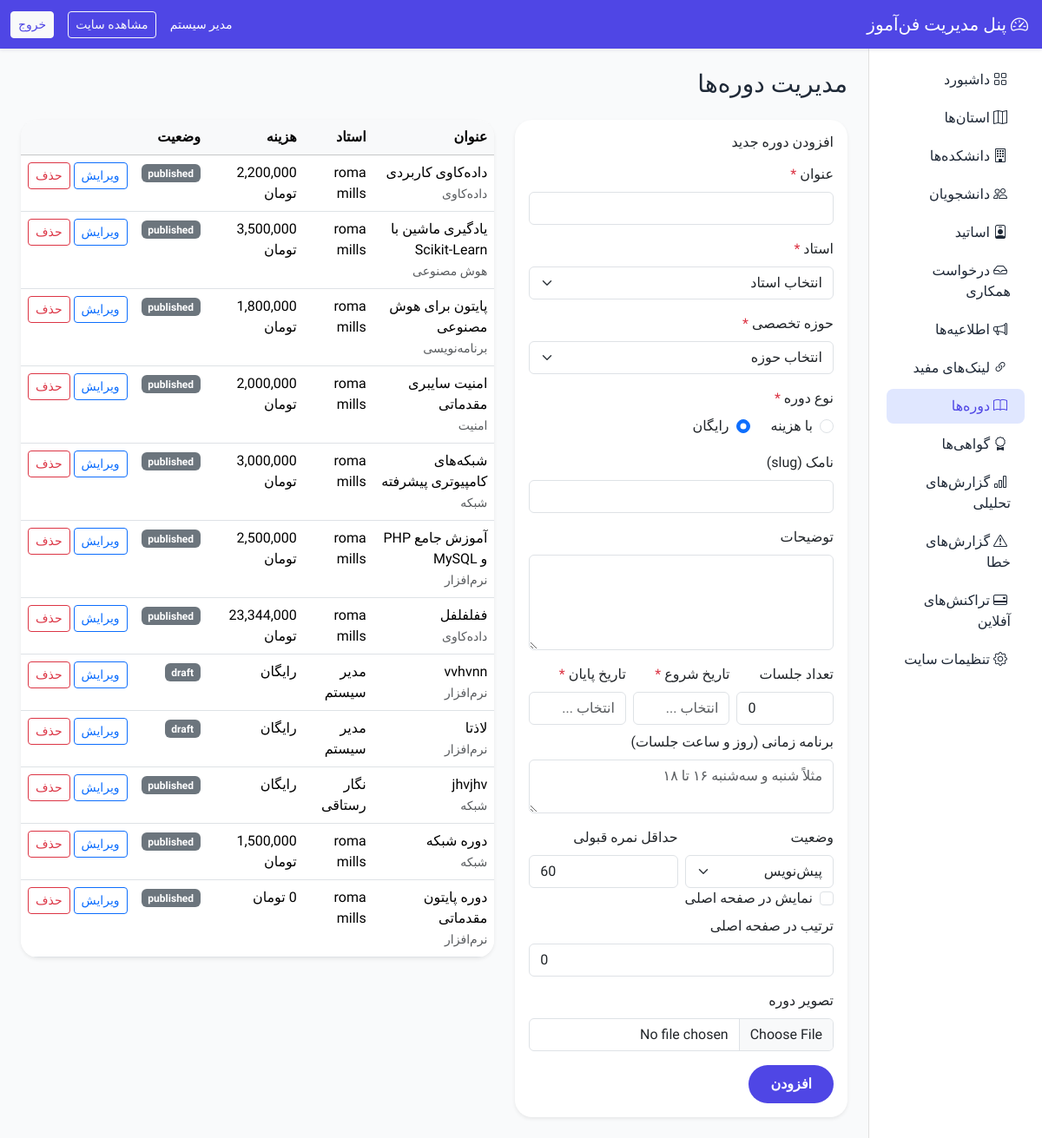
Page /admin/courses.php (signed in) on the earlier database version.
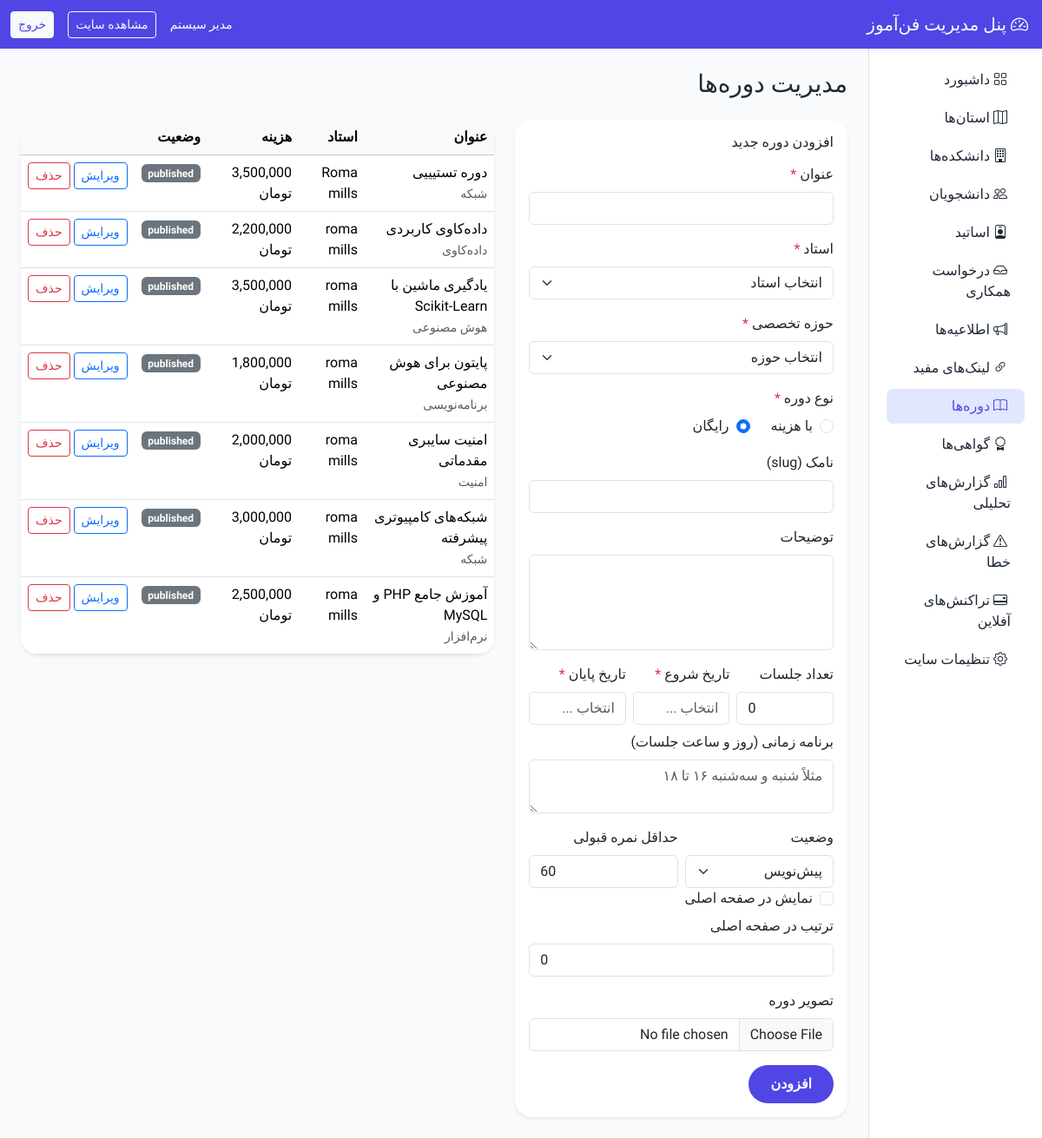
Same page on the later database version.
### tables this page shows
CREATE TABLE `courses` (
  `id` int(10) UNSIGNED NOT NULL,
  `teacher_id` int(10) UNSIGNED DEFAULT NULL,
  `category_id` int(10) UNSIGNED DEFAULT NULL,
  `province_id` int(10) UNSIGNED DEFAULT NULL,
  `institution_id` int(10) UNSIGNED DEFAULT NULL,
  `title` varchar(255) NOT NULL,
  `slug` varchar(255) NOT NULL,
  `description` text DEFAULT NULL,
  `image` varchar(255) DEFAULT NULL,
  `price` decimal(12,0) NOT NULL DEFAULT 0,
  `is_paid` tinyint(1) NOT NULL DEFAULT 0,
  `min_pass_grade` decimal(5,2) NOT NULL DEFAULT 60.00,
  `session_count` int(10) UNSIGNED NOT NULL DEFAULT 0,
  `duration_hours` int(10) UNSIGNED DEFAULT 0,
  `session_duration_minutes` int(10) UNSIGNED DEFAULT 90,
  `session_days` varchar(100) DEFAULT NULL,
  `start_date` date DEFAULT NULL,
  `end_date` date DEFAULT NULL,
  `schedule_notes` text DEFAULT NULL,
  `status` enum('draft','published','archived','disabled') NOT NULL DEFAULT 'draft',
  `featured_on_home` tinyint(1) NOT NULL DEFAULT 0,
  `home_sort_order` int(11) NOT NULL DEFAULT 0,
  `created_at` timestamp NOT NULL DEFAULT current_timestamp(),
  `updated_at` timestamp NOT NULL DEFAULT current_timestamp() ON UPDATE current_timestamp()
);

CREATE TABLE `course_categories` (
  `id` int(10) UNSIGNED NOT NULL,
  `name` varchar(100) NOT NULL,
  `slug` varchar(100) NOT NULL,
  `is_active` tinyint(1) NOT NULL DEFAULT 1,
  `sort_order` int(11) NOT NULL DEFAULT 0
);

CREATE TABLE `users` (
  `id` int(10) UNSIGNED NOT NULL,
  `role` enum('admin','teacher','student') NOT NULL,
  `username` varchar(100) DEFAULT NULL,
  `email` varchar(150) DEFAULT NULL,
  `password_hash` varchar(255) NOT NULL,
  `full_name` varchar(200) NOT NULL,
  `phone` varchar(20) DEFAULT NULL,
  `province_id` int(10) UNSIGNED DEFAULT NULL,
  `institution_id` int(10) UNSIGNED DEFAULT NULL,
  `student_code` varchar(50) DEFAULT NULL,
  `education_level` varchar(50) DEFAULT NULL,
  `national_id` varchar(10) DEFAULT NULL,
  `teacher_status` enum('none','pending','approved','rejected') NOT NULL DEFAULT 'none',
  `first_login_done` tinyint(1) NOT NULL DEFAULT 0,
  `is_active` tinyint(1) NOT NULL DEFAULT 1,
  `created_at` timestamp NOT NULL DEFAULT current_timestamp(),
  `updated_at` timestamp NOT NULL DEFAULT current_timestamp() ON UPDATE current_timestamp()
);

### includes/db.php (called while the page is built, shortened)
<?php
function db(): PDO
{
    static $pdo = null;
    if ($pdo instanceof PDO) {
        return $pdo;
    }
    global $configDb;
    $dsn = sprintf(
        'mysql:host=%s;port=%d;dbname=%s;charset=%s',
        $configDb['host'],
        $configDb['port'],
        $configDb['dbname'],
        $configDb['charset']
    );
    $pdo = new PDO($dsn, $configDb['username'], $configDb['password'], [
        PDO::ATTR_ERRMODE => PDO::ERRMODE_EXCEPTION,
        PDO::ATTR_DEFAULT_FETCH_MODE => PDO::FETCH_ASSOC,
        PDO::ATTR_EMULATE_PREPARES => false,
    ]);
    return $pdo;
}

### includes/helpers.php (called while the page is built, shortened)
<?php
function e($value): string
{
    if (is_float($value) || is_int($value)) return (string) $value;
    return htmlspecialchars((string) $value, ENT_QUOTES | ENT_SUBSTITUTE, 'UTF-8');
}
function format_price(int|float|string $amount): string
{
    return number_format((float) $amount, 0, '.', ',') . ' تومان';
}

### admin/courses.php (the view, shortened to what the rows shown need)
<?php
$edit = null;
$items = db()->query("
    SELECT c.*, cat.name AS category_name, u.full_name AS teacher_name
    FROM courses c
    LEFT JOIN course_categories cat ON cat.id = c.category_id
    LEFT JOIN users u ON u.id = c.teacher_id
    ORDER BY c.id DESC
")->fetchAll();
require dirname(__DIR__) . '/includes/layout/admin_header.php';
?>
<h1 class="h3 mb-4">مدیریت دوره‌ها</h1>
<div class="row g-4">
    <div class="col-lg-5">
        <div class="card border-0 shadow-sm">
            <div class="card-body">
                <h2 class="h6 mb-3"><?= $edit ? 'ویرایش دوره' : 'افزودن دوره جدید' ?></h2>
            </div>
        </div>
    </div>
    <div class="col-lg-7">
        <div class="card border-0 shadow-sm table-responsive">
            <table class="table table-hover mb-0">
                <thead class="table-light"><tr><th>عنوان</th><th>استاد</th><th>هزینه</th><th>وضعیت</th><th></th></tr></thead>
                <tbody>
                    <?php foreach ($items as $item): ?>
                    <tr>
                        <td><?= e($item['title']) ?><br><small class="text-muted"><?= e($item['category_name'] ?? '') ?></small></td>
                        <td><?= e($item['teacher_name'] ?? '---') ?></td>
                        <td><?= (int)$item['is_paid'] ? e(format_price($item['price'])) : 'رایگان' ?></td>
                        <td><span class="badge bg-secondary"><?= e($item['status']) ?></span></td>
                        <td class="text-nowrap">
                            <a href="?edit=<?= (int) $item['id'] ?>" class="btn btn-sm btn-outline-primary">ویرایش</a>
                            <form method="post" class="d-inline" onsubmit="return confirm('حذف دوره؟')">
                                <button class="btn btn-sm btn-outline-danger">حذف</button>
                            </form>
                        </td>
                    </tr>
                    <?php endforeach; ?>
                </tbody>
            </table>
        </div>
    </div>
</div>
<?php require dirname(__DIR__) . '/includes/layout/admin_footer.php'; ?>

Differences in the rows shown:
removed courses: title "ففلفلفل", category.name "داده‌کاوی", teacher.full_name "roma mills", price "23,344,000 تومان", status "published"
removed courses: title "vvhvnn", category.name "نرم‌افزار", teacher.full_name "مدیر سیستم", is_paid "رایگان", status "draft"
removed courses: title "لاذتا", category.name "نرم‌افزار", teacher.full_name "مدیر سیستم", is_paid "رایگان", status "draft"
removed courses: title "jhvjhv", category.name "شبکه", teacher.full_name "نگار رستاقی", is_paid "رایگان", status "published"
removed courses: title "دوره شبکه", category.name "شبکه", teacher.full_name "roma mills", price "1,500,000 تومان", status "published"
removed courses: title "دوره پایتون مقدماتی", category.name "نرم‌افزار", teacher.full_name "roma mills", price "0 تومان", status "published"
added courses: title "دوره تستیییی", category.name "شبکه", teacher.full_name "Roma mills", price "3,500,000 تومان", status "published"
